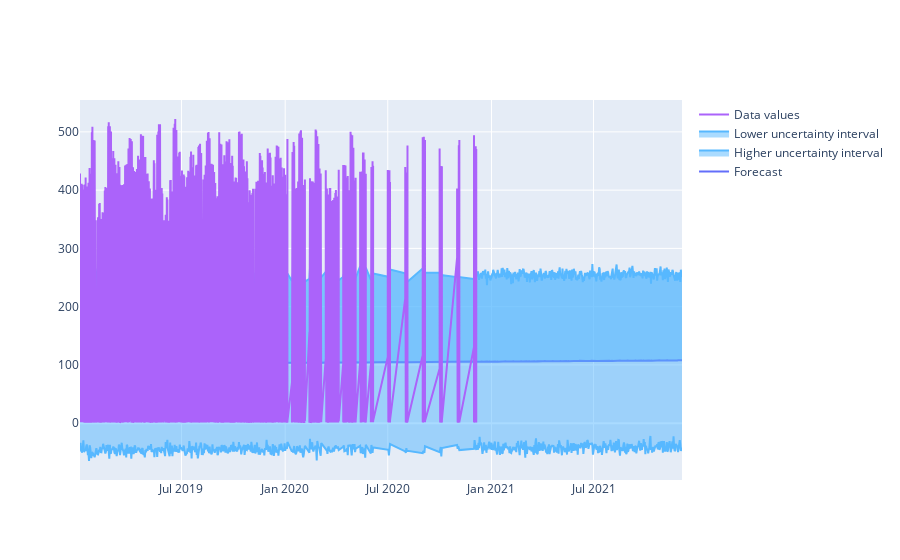

Source (notebook cell):
### Code cell
trace_open = go.Scatter(
    x = prediction["ds"],
    y = prediction["yhat"],
    mode = 'lines',
    name="Forecast"
)
trace_high = go.Scatter(
    x = prediction["ds"],
    y = prediction["yhat_upper"],
    mode = 'lines',
    fill = "tonexty", 
    line = {"color": "#57b8ff"}, 
    name="Higher uncertainty interval"
)
trace_low = go.Scatter(
    x = prediction["ds"],
    y = prediction["yhat_lower"],
    mode = 'lines',
    fill = "tonexty", 
    line = {"color": "#57b8ff"}, 
    name="Lower uncertainty interval"
)
trace_close = go.Scatter(
    x = df["ds"],
    y = df["y"],
    name="Data values"
)

#make list for all three scattle objects.
data = [trace_open,trace_high,trace_low,trace_close]
# Construct a new Layout object. 
#title - It will display string as a title of graph
layout = go.Layout(title="Power consumption forecasting")
#A list or tuple of trace instances (e.g. [Scatter(…), Bar(…)]) or A single trace instance (e.g. Scatter(…), Bar(…), etc.)
#A list or tuple of dicts of string/value properties where: - The ‘type’ property specifies the trace type.

fig = go.Figure(data=data)
fig.show()

### Figure 1 — Plotly figure (JSON) as saved in the notebook; plotly's stock layout.template omitted (floating-point values rounded to 4 significant figures; data arrays with more than 128 entries replaced by an {"elided": "..."} marker saying what was removed)
{"data": [{"mode": "lines", "name": "Forecast", "type": "scatter", "x": {"elided": "863 str values"}, "y": {"elided": "863 float values"}}, {"fill": "tonexty", "line": {"color": "#57b8ff"}, "mode": "lines", "name": "Higher uncertainty interval", "type": "scatter", "x": {"elided": "863 str values"}, "y": {"elided": "863 float values"}}, {"fill": "tonexty", "line": {"color": "#57b8ff"}, "mode": "lines", "name": "Lower uncertainty interval", "type": "scatter", "x": {"elided": "863 str values"}, "y": {"elided": "863 float values"}}, {"name": "Data values", "type": "scatter", "x": {"elided": "16599 str values"}, "y": {"elided": "16599 float values"}}], "layout": {}}
